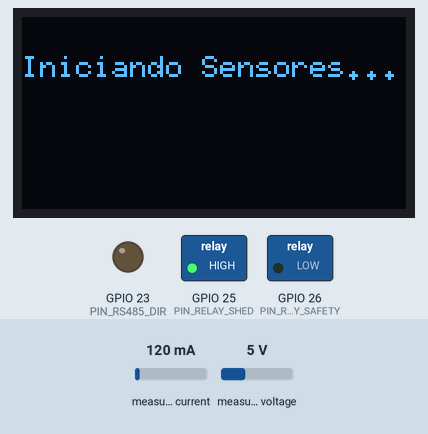
Simulated run of this program. Board: ESP32. On the bench: 128×64 one-colour display, switched loads named in the program (green lamp = pin HIGH), output pins drawn as LEDs (lit = HIGH). Inputs (shaded band) come from the test bench; at power-on: measured current 120 mA, measured voltage 5 V. What the program prints to the serial monitor is not drawn.

Above: at 0.1 s.
At 0.6 s:
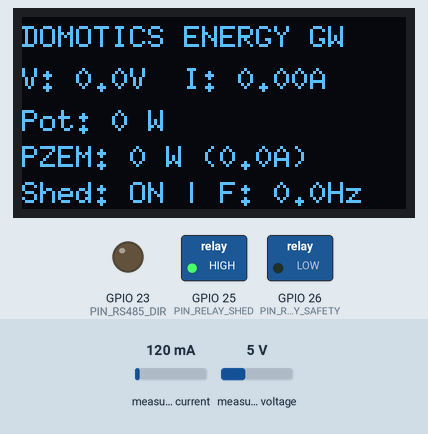
At 13.1 s:
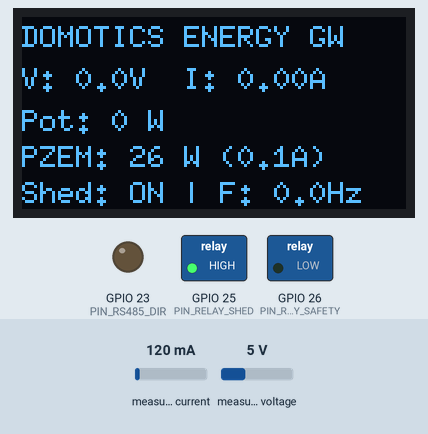

Measured:
- what the display in image 1 shows lasts 12.6 s, from 0.5 s to 13.1 s

The program:

main.cpp
```cpp
// (licence header left out)
#include <Arduino.h>
#include <WiFi.h>
#include <PubSubClient.h>
#include <ModbusMaster.h>
#include <PZEM004Tv30.h>
#include <U8g2lib.h>
#include <Wire.h>
#include <ArduinoJson.h>

// Definición de Pines de Hardware
#define PIN_RS485_RX      16
#define PIN_RS485_TX      17
#define PIN_RS485_DIR     23
#define PIN_PZEM_RX       18
#define PIN_PZEM_TX       19
#define PIN_RELAY_SHED    25
#define PIN_RELAY_SAFETY  26
#define PIN_I2C_SDA       21
#define PIN_I2C_SCL       22

// Configuración de Umbrales de Seguridad
#define MAX_POWER_TOTAL_WATTS 11500.0f // Límite de potencia contratada (11.5 kW)
#define OVERVOLTAGE_LIMIT     253.0f   // +10% sobre 230V
#define UNDERVOLTAGE_LIMIT    207.0f   // -10% sobre 230V

// Objetos de Comunicación y Periféricos
ModbusMaster sdm630;
PZEM004Tv30 pzem(Serial1, PIN_PZEM_RX, PIN_PZEM_TX);
U8G2_SSD1306_128X64_NONAME_F_HW_I2C u8g2(U8G2_R0, U8X8_PIN_NONE, PIN_I2C_SCL, PIN_I2C_SDA);
WiFiClient espClient;
PubSubClient mqttClient(espClient);

// Estructura de Telemetría
struct EnergyMetrics {
    float voltageGrid = 0.0f;
    float currentGrid = 0.0f;
    float activePowerGrid = 0.0f;
    float frequency = 0.0f;
    float powerFactor = 0.0f;
    float energyTotalKWh = 0.0f;
    float pzemVoltage = 0.0f;
    float pzemCurrent = 0.0f;
    float pzemPower = 0.0f;
    float pzemEnergy = 0.0f;
    bool loadSheddingActive = false;
    bool safetyCutoffActive = false;
} metrics;

// Control de Dirección del Transceptor RS-485
void preTransmission() {
    digitalWrite(PIN_RS485_DIR, HIGH);
}

void postTransmission() {
    digitalWrite(PIN_RS485_DIR, LOW);
}

// Lectura de Registros Modbus en Formato IEEE-754 (Float32)
float readModbusFloat(uint16_t regAddress) {
    uint8_t result = sdm630.readInputRegisters(regAddress, 2);
    if (result == sdm630.ku8MBSuccess) {
        uint16_t reg0 = sdm630.getResponseBuffer(0);
        uint16_t reg1 = sdm630.getResponseBuffer(1);
        uint32_t combined = ((uint32_t)reg0 << 16) | reg1;
        float value;
        memcpy(&value, &combined, sizeof(value));
        return value;
    }
    return -1.0f;
}

void updateDisplay() {
    u8g2.clearBuffer();
    u8g2.setFont(u8g2_font_6x10_tf);
    u8g2.drawStr(0, 10, "DOMOTICS ENERGY GW");

    char line1[32], line2[32], line3[32], line4[32];
    snprintf(line1, sizeof(line1), "V: %.1fV  I: %.2fA", metrics.voltageGrid, metrics.currentGrid);
    snprintf(line2, sizeof(line2), "Pot: %.0f W", metrics.activePowerGrid);
    snprintf(line3, sizeof(line3), "PZEM: %.0f W (%.1fA)", metrics.pzemPower, metrics.pzemCurrent);
    snprintf(line4, sizeof(line4), "Shed: %s | F: %.1fHz",
             metrics.loadSheddingActive ? "OFF" : "ON", metrics.frequency);

    u8g2.drawStr(0, 24, line1);
    u8g2.drawStr(0, 38, line2);
    u8g2.drawStr(0, 50, line3);
    u8g2.drawStr(0, 62, line4);
    u8g2.sendBuffer();
}

void publishTelemetryMQTT() {
    StaticJsonDocument<512> doc;
    doc["grid_voltage"] = metrics.voltageGrid;
    doc["grid_current"] = metrics.currentGrid;
    doc["grid_power_w"] = metrics.activePowerGrid;
    doc["grid_frequency"] = metrics.frequency;
    doc["grid_pf"] = metrics.powerFactor;
    doc["grid_energy_kwh"] = metrics.energyTotalKWh;
    doc["sub_kitchen_power_w"] = metrics.pzemPower;
    doc["sub_kitchen_energy_kwh"] = metrics.pzemEnergy;
    doc["load_shedding"] = metrics.loadSheddingActive;
    doc["safety_cutoff"] = metrics.safetyCutoffActive;

    char buffer[512];
    serializeJson(doc, buffer);
    mqttClient.publish("domotics/power/gateway", buffer, true);
}

void evaluateSafetyRules() {
    // 1. Regla de Load-Shedding por sobrecarga (> 11.5 kW)
    if (metrics.activePowerGrid > MAX_POWER_TOTAL_WATTS && !metrics.loadSheddingActive) {
        metrics.loadSheddingActive = true;
        digitalWrite(PIN_RELAY_SHED, LOW); // Abre contactor de cargas prescindibles
        Serial.println("[ALERTA] Sobrecarga detectada. Desconectando cargas secundarias.");
    } else if (metrics.activePowerGrid < (MAX_POWER_TOTAL_WATTS * 0.80f) && metrics.loadSheddingActive) {
        // Histéresis del 20% antes de reenganchar cargas
        metrics.loadSheddingActive = false;
        digitalWrite(PIN_RELAY_SHED, HIGH); // Cierra contactor
        Serial.println("[INFO] Potencia normalizada. Cargas secundarias reenganchadas.");
    }

    // 2. Regla de sobretensión / subtensión severa de red
    if ((metrics.voltageGrid > OVERVOLTAGE_LIMIT || (metrics.voltageGrid > 50.0f && metrics.voltageGrid < UNDERVOLTAGE_LIMIT))) {
        metrics.safetyCutoffActive = true;
        digitalWrite(PIN_RELAY_SAFETY, HIGH); // Dispara corte o alarma
        Serial.println("[CRITICO] Anomalía de tensión fuera de rango IEC. Disparando protección.");
    } else {
        metrics.safetyCutoffActive = false;
        digitalWrite(PIN_RELAY_SAFETY, LOW);
    }
}

void setup() {
    Serial.begin(115200);
    Serial.println("\n--- Iniciando Gateway ESP32 Open-Source-Domotics ---");

    // Configuración de Pines
    pinMode(PIN_RS485_DIR, OUTPUT);
    digitalWrite(PIN_RS485_DIR, LOW);
    pinMode(PIN_RELAY_SHED, OUTPUT);
    digitalWrite(PIN_RELAY_SHED, HIGH); // NC activo por defecto
    pinMode(PIN_RELAY_SAFETY, OUTPUT);
    digitalWrite(PIN_RELAY_SAFETY, LOW);

    // Inicialización de Pantalla I2C
    Wire.begin(PIN_I2C_SDA, PIN_I2C_SCL);
    u8g2.begin();
    u8g2.clearBuffer();
    u8g2.setFont(u8g2_font_6x10_tf);
    u8g2.drawStr(0, 20, "Iniciando Sensores...");
    u8g2.sendBuffer();

    // Inicialización Modbus UART2
    Serial2.begin(9600, SERIAL_8N1, PIN_RS485_RX, PIN_RS485_TX);
    sdm630.begin(1, Serial2);
    sdm630.preTransmission(preTransmission);
    sdm630.postTransmission(postTransmission);

    Serial.println("Periféricos y buses configurados correctamente.");
}

void loop() {
    static unsigned long lastSampleTime = 0;
    static unsigned long lastDisplayTime = 0;

    unsigned long currentMillis = millis();

    // Muestreo cada 1000 ms (1 Hz)
    if (currentMillis - lastSampleTime >= 1000) {
        lastSampleTime = currentMillis;

        // Lecturas SDM630 Modbus
        float v = readModbusFloat(0x0000); // Voltaje
        float i = readModbusFloat(0x0006); // Corriente
        float p = readModbusFloat(0x0034); // Potencia Activa Total
        float f = readModbusFloat(0x0046); // Frecuencia
        float pf = readModbusFloat(0x001E); // Factor de Potencia
        float e = readModbusFloat(0x0156); // Energía Total kWh

        if (v > 0.0f) metrics.voltageGrid = v;
        if (i >= 0.0f) metrics.currentGrid = i;
        if (p >= 0.0f) metrics.activePowerGrid = p;
        if (f > 0.0f) metrics.frequency = f;
        if (pf >= 0.0f) metrics.powerFactor = pf;
        if (e >= 0.0f) metrics.energyTotalKWh = e;

        // Lecturas PZEM-004T v3
        metrics.pzemVoltage = pzem.voltage();
        metrics.pzemCurrent = pzem.current();
        metrics.pzemPower = pzem.power();
        metrics.pzemEnergy = pzem.energy();

        // Evaluación de protecciones
        evaluateSafetyRules();

        // Publicación MQTT si está conectado
        if (WiFi.status() == WL_CONNECTED && mqttClient.connected()) {
            publishTelemetryMQTT();
        }
    }

    // Actualización de pantalla cada 500 ms
    if (currentMillis - lastDisplayTime >= 500) {
        lastDisplayTime = currentMillis;
        updateDisplay();
    }
}
```
